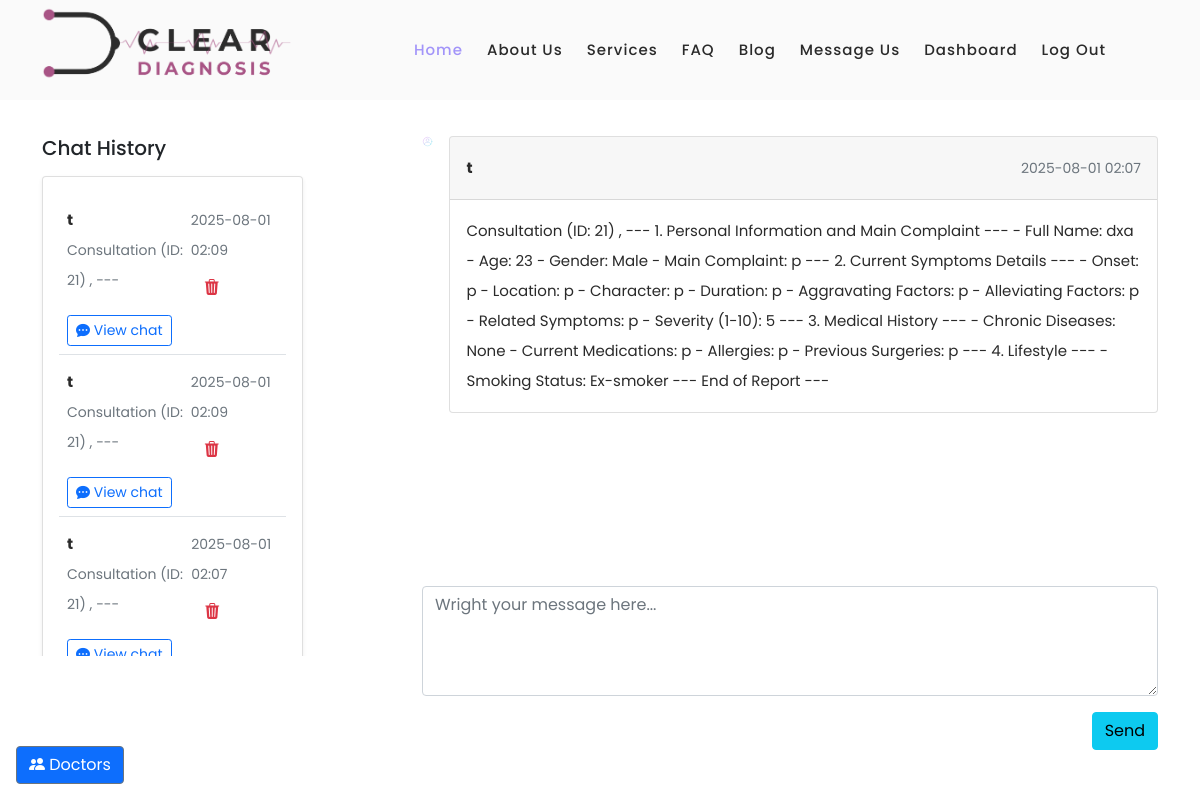
Screenshot of /chat/13/doctor/2?user_id=1 (signed in) with the database file from the repository.
### models.py (models this page shows, shortened)
class Conversation(db.Model):
    id = db.Column(db.Integer, primary_key=True)
    user_id = db.Column(db.Integer, db.ForeignKey('users.id'), nullable=False)
    role = db.Column(db.String(50), default='User')  # 'User' or 'Doctor'
    subject = db.Column(db.String(255), nullable=False)
    messages = db.relationship('Message', backref='conversation',cascade="all, delete-orphan", lazy=True, order_by="Message.timestamp")
    doctor_id = db.Column(db.Integer, db.ForeignKey('doctors.id'), nullable=True)
    timestamp = db.Column(db.DateTime, default=datetime.utcnow)
    status = db.Column(db.String(50), default='active')  # 'active', 'closed', 'pending'
    user = db.relationship('User', backref='conversations')

class User(db.Model):
    __tablename__ = 'users'
    id = db.Column(db.Integer, primary_key=True)
    username = db.Column(db.String(80), unique=True, nullable=False)
    email = db.Column(db.String(120), unique=True, nullable=False)
    password_hash = db.Column(db.String(128), nullable=False)
    role = db.Column(db.String(50), default='user')
    is_admin = db.Column(db.Boolean, default=False)
    is_online = db.Column(db.Boolean, default=False)
    last_login = db.Column(db.DateTime, nullable=True)
    created_at = db.Column(db.DateTime, server_default=db.func.now())
    updated_at = db.Column(db.DateTime, server_default=db.func.now(), onupdate=db.func.now())
    doctor_profile = db.relationship('Doctor', back_populates='user', uselist=False)

class Message(db.Model):
    id = db.Column(db.Integer, primary_key=True)
    conversation_id = db.Column(db.Integer, db.ForeignKey('conversation.id'), nullable=False)
    sender_id = db.Column(db.Integer, db.ForeignKey('users.id'), nullable=False)
    role = db.Column(db.String(50), default='User')  # 'User' or 'Doctor' or 'Assistant'
    content = db.Column(db.Text, nullable=False)
    timestamp = db.Column(db.DateTime, default=datetime.utcnow)
    sender = db.relationship('User')

### app.py (the view, shortened to what this page needs)
@app.route('/chat/<int:conversation_id>', defaults={'doctor_id': None}, methods=['GET', 'POST'])
@app.route('/chat/<int:conversation_id>/doctor/<int:doctor_id>', methods=['GET', 'POST'])
@login_required
def chat(conversation_id, doctor_id):
    doctors = db.session.query(User).join(Doctor).filter(User.role == 'doctor').all()
    conversations = Conversation.query.filter_by(user_id=current_user.id).order_by(Conversation.timestamp.desc()).all()
    doctor_conversations = Conversation.query.filter_by(doctor_id=current_user.id).order_by(Conversation.timestamp.desc()).all()
    if current_user.role == 'doctor':
        conversations = doctor_conversations
    if conversation_id == 0:
        return render_template('chat.html', conversations=conversations, doctors=doctors,doctor_id=doctor_id, new_chat=True)
    user_id = request.args.get('user_id', type=int)
    if user_id :
        convo = Conversation.query.filter_by(id=conversation_id, user_id=user_id, doctor_id=current_user.id).first_or_404()
    else:
        convo = Conversation.query.filter_by(id=conversation_id, user_id=current_user.id).first_or_404()
    return render_template('chat.html', conversations=conversations, conversation=convo, doctors=doctors, new_chat=False)

### app.py (called while the page is built)
@login_manager.user_loader
def load_user(user_id):
    return UserLogin.query.get(int(user_id))

@app.before_request
def create_tables():
    db.create_all()

@app.before_request
def update_last_seen():
    if current_user.is_authenticated:
        current_user.last_login = datetime.utcnow()
        db.session.commit()

### templates/chat.html (shortened to what this page needs)
{%extends "base.html" %}
{% block content %}
<section>
  <div class="container py-3">
    <div class="row">
      <div class="col-md-5 col-lg-4 col-xl-3 mb-4 mb-md-0 overflow-auto" style='height: 65vh;' id="chat-history">
        <h5 class="font-weight-bold mb-3 text-center text-lg-start">Chat History</h5>
        <div class="card shadow-sm">
          <div class="card-body">
          {% if conversations %}
            <ul class="list-unstyled mb-0">
            {% for conversation in conversations %}
              <li class="p-2 border-bottom">
                <a href="#!" class="d-flex justify-content-between">
                  <div class="d-flex flex-row">
                    <div class="pt-1">
                      <p class="fw-bold mb-0">
                        {% if conversation.doctor_id %}
                          {% if current_user.role == 'doctor' %}
                            {{ conversation.user.username }}
                          {% else %}
                            Dr. {{ conversation.doctor_id | doctor_name }}
                          {% endif %}
                        {% else %}
                          Medical Assistant
                        {% endif %}
                      </p>
                      <p class="small text-muted">{{ conversation.subject[:120] }}{% if conversation.subject|length > 120 %}...{% endif %}</p>
                    </div>
                  </div>
                  <div class="pt-1">
                    <p class="small text-muted mb-1">{{ conversation.timestamp.strftime('%Y-%m-%d %H:%M') }}</p>
                    <form method="POST"
                          action="{{ url_for('delete_conversation', conversation_id=conversation.id) }}"
                          class="delete-form">
                      <button type="button" class="btn btn-link text-danger trigger-delete">
                        <i class="bi bi-trash3-fill"></i>
                      </button>
                    </form>
                  </div>
                </a>
                      <p>
                        {% if current_user.role == 'doctor' %}
                        <a href="{{ url_for('chat', conversation_id=conversation.id,doctor_id=conversation.doctor_id, user_id=conversation.user_id) }}" class="btn btn-sm btn-outline-primary mt-2">
                        {% else %}
                        <a href="{{ url_for('chat', conversation_id=conversation.id, doctor_id=conversation.doctor_id) }}" class="btn btn-sm btn-outline-primary mt-2">
                        {% endif %}
                          <i class="bi bi-chat-dots-fill"></i>
                        View chat
                        </a>
                      </p>
              </li>
              {% endfor %}
            </ul>
          {% else %}
            <p class="text-muted">No conversation history yet.</p>
          {% endif %}
          </div>
        </div>
      </div>
      <div class="col-md-1 col-lg-1 col-xl-1 overflow-auto"  style='height: 65vh;' id=""></div>
      <div class="col-md-6 col-lg-7 col-xl-8 ' id="chat-box">
        <div  id="chat-messages" style="height: 55vh; overflow-y: auto;">
        <ul class="list-unstyled">
          {% if conversation %}
            {%if conversation.messages %}
              {% for msg in conversation.messages %}
                {% if msg.sender_id == current_user.id %}
                  <li class="d-flex flex-row-reverse mb-4">
                    <img src="{{ url_for('static', filename='images/avatar.svg') }}" alt="avatar"
                        class="rounded-circle d-flex align-self-start ms-3 shadow-1-strong" style="width:60px">
                    <div class="card">
                      <div class="card-header d-flex justify-content-between p-3">
                        <p class="fw-bold mb-0">You</p>
                        <p class="text-muted small mb-0 ms-3"><i class="far fa-clock"></i> {{ msg.timestamp.strftime('%Y-%m-%d %H:%M') }}</p>
                      </div>
                      <div class="card-body">
                        <p class="mb-0">
                          {{ msg.content }}
                        </p>
                      </div>
                    </div>
                  </li>
                {% elif msg.sender.username %}
                  <li class="d-flex mb-4">
                    <img src="{{ url_for('static', filename='images/avatar.svg') }}" alt="avatar"
                      class="rounded-circle d-flex align-self-start me-3 shadow-1-strong" style="width:60px">
                    <div class="card">
                      <div class="card-header d-flex justify-content-between p-3">
                        <p class="fw-bold mb-0">
                            {%if msg.sender.role == 'doctor' %}
                              Dr. {{ conversation.doctor_id | doctor_name}}
                            {% else %}
                              {{ msg.sender.username }}
                            {% endif %}
                        </p>
                        <p class="text-muted small mb-0 ms-3"> {{ msg.timestamp.strftime('%Y-%m-%d %H:%M') }}</p>
                      </div>
                      <div class="card-body">
                        <p class="mb-0">
                          {{ msg.content }}
                        </p>
                      </div>
                  </div>
                  </li>
                {% endif %}
              {% endfor %}
          {% endif %}
        </ul>
        </div>
        <div style="margin-top: 10px;">
          <ul class="list-unstyled">
              <form id="chat-form" method="POST">
                <li class="bg-white mb-3">
                  <div data-mdb-input-init class="form-outline">
                    <textarea required autofocus class="form-control bg-body-tertiary" placeholder="Wright your message here..." name="message" id="textAreaExample2" rows="4"></textarea>
                  </div>
                </li>
                <button  type="submit" data-mdb-button-init data-mdb-ripple-init class="btn btn-info btn-rounded float-end">Send</button>
            </form>
            {% endif %}
          </ul>
        </div>
      </div>
    </div>
  </div>
</section>
{% endblock %}

### static/css/templatemo-space-dynamic.css (style rules this page uses)
html, body, div, span, applet, object, iframe, h1, h2, h3, h4, h5, h6, p, blockquote, div pre, a, abbr, acronym, address, big, cite, code, del, dfn, em, font, img, ins, kbd, q, s, samp, small, strike, strong, sub, sup, tt, var, b, u, i, center, dl, dt, dd, ol, ul, li, figure, header, nav, section, article, aside, footer, figcaption { margin: 0; padding: 0; border: 0; outline: 0; }
ul, li { padding: 0; margin: 0; list-style: none; }
header, nav, section, article, aside, footer, hgroup { display: block; }
* { box-sizing: border-box; }
html, body { font-family: 'Poppins', sans-serif; font-weight: 400; background-color: #fff; -ms-text-size-adjust: 100%; -webkit-font-smoothing: antialiased; -moz-osx-font-smoothing: grayscale; }
a { text-decoration: none !important; }
h1, h2, h3, h4, h5, h6 { margin-top: 0px; margin-bottom: 0px; }
ul { margin-bottom: 0px; }
p { font-size: 15px; line-height: 30px; color: #2a2a2a; }
img { width: 100%; overflow: hidden; }
html, body { background: #fff; font-family: 'Poppins', sans-serif; }

### rows the page displays
Conversation: user.username "t", subject "Consultation (ID: 21) , ---", timestamp "2025-08-01 02:09"
Conversation: user.username "t", subject "Consultation (ID: 21) , ---", timestamp "2025-08-01 02:09"
Conversation: user.username "t", subject "Consultation (ID: 21) , ---", timestamp "2025-08-01 02:07"
Message: sender.username "t", timestamp "2025-08-01 02:07", content "Consultation (ID: 21) , --- 1. Personal Information and Main Complaint --- - Full Name: dxa - Age: 23 - Gender: Male - Main Complaint: p --- 2. Current Symptoms Details --- - Onset: p - Location: p - Character: p - Duration: p - Aggravating Factors: p - Alleviating Factors: p - Related Symptoms: p - Severity (1-10): 5 --- 3. Medical History --- - Chronic Diseases: None - Current Medications: p - Allergies: p - Previous Surgeries: p --- 4. Lifestyle --- - Smoking Status: Ex-smoker --- End of Report ---"
